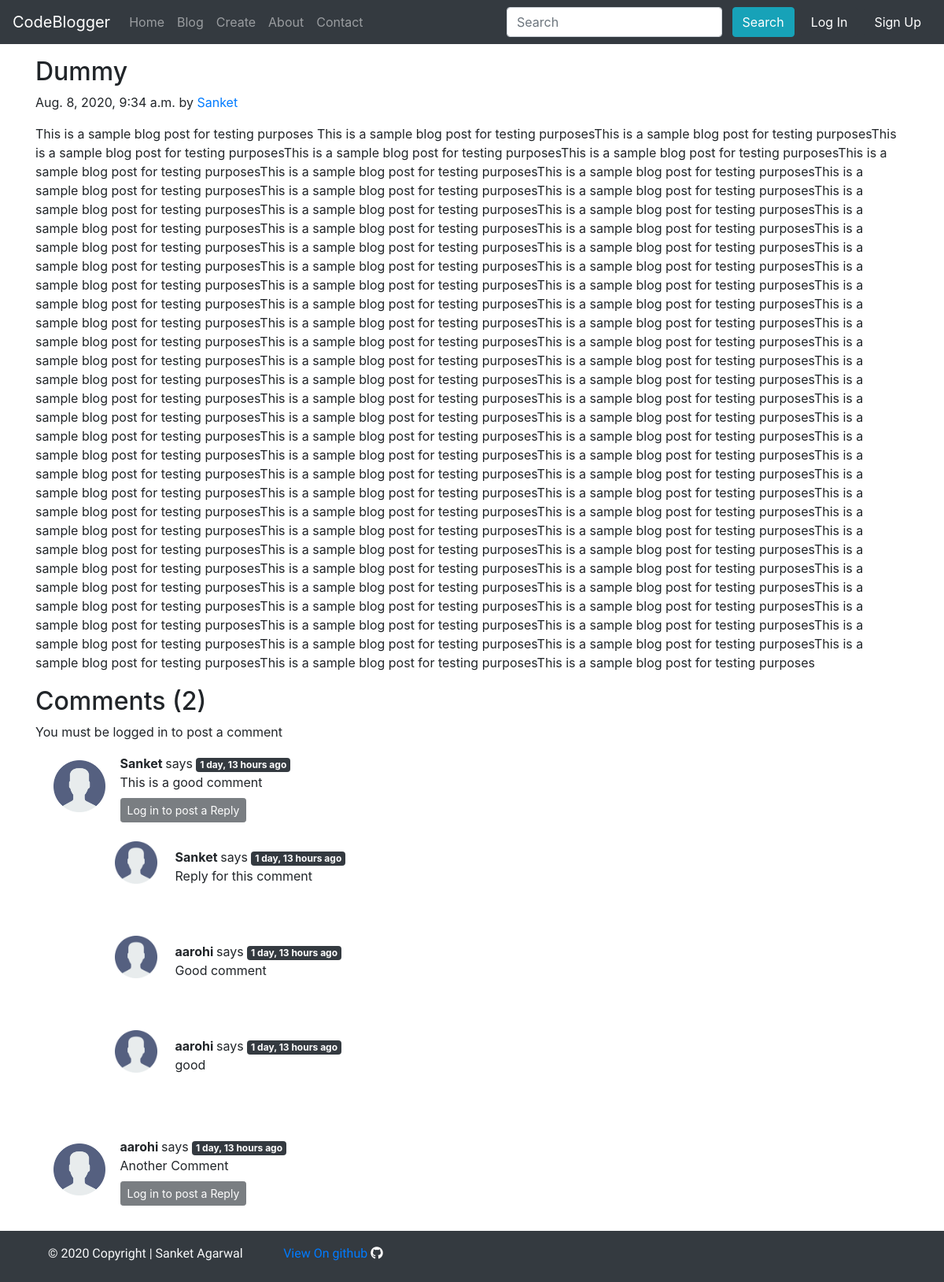
/blog/first-post, run on the app's committed database.
### blog/models.py (models this page shows, shortened)
class Post(models.Model):
    sno = models.AutoField(primary_key=True)
    title = models.CharField(max_length=255)
    content = models.TextField()
    author = models.CharField(max_length=50)
    slug = models.CharField(max_length=80)
    timeStamp = models.DateTimeField(default=now)

class BlogComment(models.Model):
    sno = models.AutoField(primary_key=True)
    comment = models.TextField()
    user = models.ForeignKey(User, on_delete=models.CASCADE)
    post = models.ForeignKey(Post, on_delete=models.CASCADE)
    parent = models.ForeignKey('self', on_delete=models.CASCADE, null=True)
    timeStamp = models.DateTimeField(default=now)

### blog/views.py (the view)
# urls.py: path('<str:slug>', views.blogPost, name='blogPost')
def blogPost(request, slug):
    post = Post.objects.filter(slug=slug).first()
    comments = BlogComment.objects.filter(post=post, parent=None)
    replies = BlogComment.objects.filter(post=post).exclude(parent=None)
    replyDict = {}
    for reply in replies:
        if reply.parent.sno not in replyDict.keys():
            replyDict[reply.parent.sno] = [reply]
        else:
            replyDict[reply.parent.sno].append(reply)
    context = {'post': post, 'comments': comments, 'replyDict' : replyDict}
    return render(request, 'blog/blogPost.html', context)

### blog/templatetags/extras.py (called while the page is built)
@register.filter(name='get_val')
def get_val(dict, key):
    return dict.get(key)

### templates/blog/blogPost.html (shortened to what this page needs)
{% extends 'base.html' %}
{% load static %}
{% load humanize %}
{% load extras %}
{% block body %}
<div class="container" style="height: 100vh;">
  <div class="blog-post my-3">
    <h2 class="blog-post-title">{{post.title}}</h2>
    <p class="blog-post-meta">{{post.timeStamp}} by <a href="#">{{post.author}}</a></p>
    <p>{{post.content|safe}}</p>
  </div>
</div>
<div class="container">
  <h2>Comments ({{comments.count}})</h2>
  {% if user.is_authenticated %}
  <form action="/blog/postComment" method="post">
    {% csrf_token %}
    <div class="form-group">
      <input type="text" name="comment" class="form-control" id="comment" placeholder="Comment Here">
    </div>
    <input type="hidden" name="postSno" value={{post.sno}}>
     <input type="hidden" name="parentSno" value="" >
    <button type="submit" class="btn btn-success">Submit</button>
  </form>
  {% else %}
  You must be logged in to post a comment
  {% endif %}
  {% for comment in comments %}
  <div class="row my-3 mx-0" >
    <div class="col-md-1"><img class="rounded mx-auto w-100 d-block p-2" style="width:82px!important" src="/static/img/user2.jpg"alt="">
    </div>
    <div class="col-md-11">
    <b>{{comment.user.username}}
      </b>says <span class="badge badge-dark">{{comment.timeStamp | naturaltime}} </span>
      <div>{{comment.comment}}</div>
      <div class="reply mx-0 my-2">
        {% if user.is_authenticated %}
        <button class="btn btn-sm btn-dark mt-2" type="button" data-toggle="collapse" data-target="#replyBox-{{comment.sno}}"
          aria-expanded="false" aria-controls="replyBox-{{comment.sno}}">
          Reply
        </button>
        <div class="collapse" id="replyBox-{{comment.sno}}">
          <div class="card card-body my-3">
            <form action="/blog/postComment" method="post">
              {% csrf_token %}
              <div class="form-group">
                <label for="comment">Post Reply</label>
                <input type="text" name="comment" class="form-control" id="comment" placeholder="Comment Here">
                <input type="hidden" name="parentSno" value={{comment.sno}} >
              </div>
              <input type="hidden" name="postSno" value="{{post.sno}}">
              <button type="submit" class="btn btn-success">Submit</button>
            </form>
          </div>
        </div>
        {% else %}
          <button class="btn btn-sm btn-dark" type="button" data-toggle="collapse" data-target="#replyBox-{{comment.sno}}"
          aria-expanded="false" aria-controls="replyBox-{{comment.sno}}" disabled>
          Log in to post a Reply
        </button>
        {% endif %}
        <div class="replies  my-3">
          {% for reply in replyDict|get_val:comment.sno %}
              <div class="row my-2">
                  <div class="cold-md-1">
                    <img  style="width:70px!important;margin-right:0!important;margin-left:0!important;" class="rounded mx-auto w-100 d-block p-2" src="/static/img/user2.jpg" alt="">
                  </div>
                  <div class="col-md-11 my-3">
                      <b>{{reply.user.username}}
      </b>says <span class="badge badge-dark">{{reply.timeStamp | naturaltime}} </span>
      <div>{{reply.comment}}</div>
                  </div>
              </div>
              <br>
          {% endfor %}
        </div>
      </div>
    </div>
  </div>
  {% endfor %}
</div>
{% endblock body %}

### templates/base.html (shortened to what this page needs)
<!doctype html>
<html lang="en">
<head>
  <link rel="stylesheet" href="https://stackpath.bootstrapcdn.com/bootstrap/4.5.2/css/bootstrap.min.css"
>
</head>
<body>
  <nav class="navbar navbar-expand-lg navbar-dark bg-dark">
    <a class="navbar-brand" href="/">CodeBlogger</a>
    <div class="collapse navbar-collapse" id="navbarSupportedContent">
      <ul class="navbar-nav mr-auto">
        <li class="nav-item {% block homeactive %} {% endblock homeactive %}">
          <a class="nav-link" href="/">Home <span class="sr-only">(current)</span></a>
        </li>
        <li class="nav-item {% block blogactive %} {% endblock blogactive %}">
          <a class="nav-link" href="/blog">Blog <span class="sr-only">(current)</span></a>
        </li>
        <li class="nav-item {% block createactive %} {% endblock createactive %}">
          <a class="nav-link" href="/blog/create">Create <span class="sr-only">(current)</span></a>
        </li>
        <li class="nav-item {% block aboutactive %} {% endblock aboutactive %}">
          <a class="nav-link" href="/about">About <span class="sr-only">(current)</span></a>
        </li>
        <li class="nav-item {% block contactactive %} {% endblock contactactive %}">
          <a class="nav-link" href="/contact">Contact <span class="sr-only">(current)</span></a>
        </li>
      </ul>
      <div class="ml-auto form-inline ">
        <form method="get" action="/search" class="my-2 my-lg-0">
          <input class="form-control mr-sm-2" type="search" placeholder="Search" aria-label="Search" name="query"
            id="search">
          <button class="btn btn-info my-2 my-sm-0" type="submit">Search</button>
        </form>
        {% if user.is_authenticated %}
        <ul class="navbar-nav mr-2">
          <li class="nav-item dropdown">
            <a class="nav-link dropdown-toggle" href="#" id="navbarDropdown" role="button" data-toggle="dropdown"
              aria-haspopup="true" aria-expanded="false">
              Welcome {{request.user}}
            </a>
            <div class="dropdown-menu" aria-labelledby="navbarDropdown">
              <a class="dropdown-item" href="/logout">Log Out</a>
            </div>
          </li>
        </ul>
        {% else %}
        <button type="button" class="btn btn-dark ml-2" data-toggle="modal" data-target="#loginModal">
          Log In
        </button>
        <button type="button" class="btn btn-dark ml-2" data-toggle="modal" data-target="#signupModal">
          Sign Up
        </button>
        {% endif %}
      </div>
    </div>
  </nav>
  {% block body %}{% endblock body %}
  <footer class="footer mt-auto py-3 font-small bg-dark">
    <div class="container">    <label  style="font-family: 'Chilanka', cursive;text-align: center;" class="footer text-center text-light"> &nbsp; &nbsp; &copy;
      2020 Copyright | Sanket Agarwal &nbsp; &nbsp; &nbsp; &nbsp; &nbsp; &nbsp;
      <a style="text-decoration: none;" href="https://github.com/Sa2908/Code-Blogger" target="_blank">
     View On github
      <i style="color: white;"
          class="fa fa-github mx-auto"></i></a>
    </label>
  </div>
  </footer>
</body>
</html>

### data on the page
Post: title "Dummy", timeStamp "Aug. 8, 2020, 9:34 a.m.", author "Sanket", content "This is a sample blog post for testing purposes This is a sample blog post for testing purposesThis is a sample blog post for testing purposesThis is a sample blog post for testing purposesThis is a sample blog post for testing purposesThis is a sample blog post for testing purposesThis is a sample blog post for testing purposesThis is a sample blog post for testing purposesThis is a sample blog post for testing purposesThis is a sample blog post for testing purposesThis is a sample blog post for testing purposesThis is a sample blog post for testing purposesThis is a sample blog post for testing purposesThis is a sample blog post for testing purposesThis is a sample blog post for testing…"
BlogComment: user.username "Sanket", timeStamp "1 day, 13 hours ago", comment "This is a good comment"
BlogComment: user.username "Sanket", timeStamp "1 day, 13 hours ago", comment "Reply for this comment"
BlogComment: user.username "aarohi", timeStamp "1 day, 13 hours ago", comment "Good comment"
BlogComment: user.username "aarohi", timeStamp "1 day, 13 hours ago", comment "good"
BlogComment: user.username "aarohi", timeStamp "1 day, 13 hours ago", comment "Another Comment"

### other printed values
{{ comments.count }} "2"
